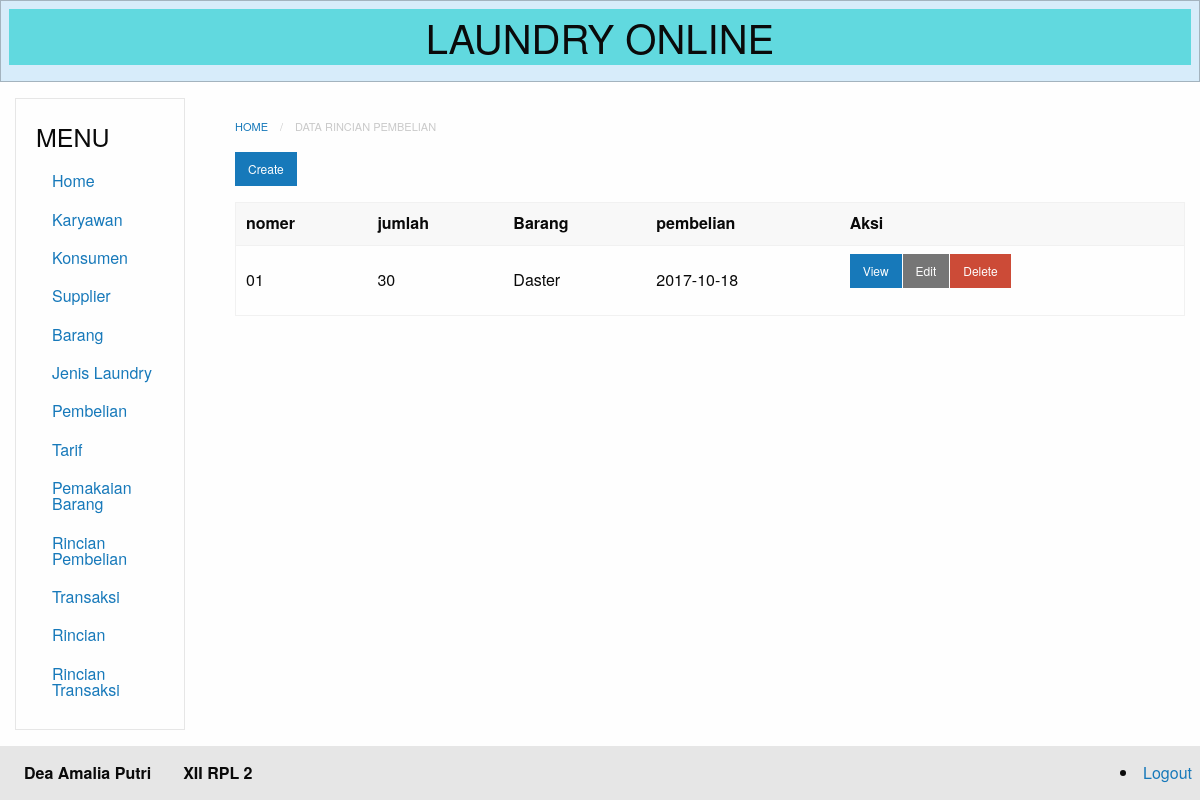
Page /index.php?module=rincian_pembelian (signed in) on the committed database.
### tables this page shows
CREATE TABLE `rincian_pembelian` (
  `id` int(11) NOT NULL,
  `nomer` varchar(20) NOT NULL,
  `jumlah` varchar(50) NOT NULL,
  `barang_id` int(11) NOT NULL,
  `pembelian_id` int(11) NOT NULL
);

CREATE TABLE `barang` (
  `id` int(11) NOT NULL,
  `kode` varchar(20) NOT NULL,
  `nama` varchar(50) NOT NULL,
  `stok` varchar(50) NOT NULL,
  `tanggal_update_stok` date NOT NULL
);

CREATE TABLE `pembelian` (
  `id` int(11) NOT NULL,
  `nomer` varchar(20) NOT NULL,
  `tanggal` date NOT NULL,
  `total` varchar(20) NOT NULL,
  `karyawan_id` int(11) NOT NULL,
  `supplier_id` int(11) NOT NULL
);

### database.php (called while the page is built, shortened)
<?php
class Database {
	private $db_host = "localhost";
	private $db_user = "root";
	private $db_pass = "";
	private $db_name = "11_deaamaliaputri_laundry";
	var $con = false;
    var $myconn = "";
	var $result = array();
    function __construct() {
        if(!$this->con){
            $this->myconn = new mysqli($this->db_host, $this->db_user, $this->db_pass, $this->db_name);
            if($this->myconn->connect_errno > 0){
                array_push($this->result, $this->myconn->connect_error);
                return false;
            }else{
                $this->myconn->set_charset('utf8');
                $this->con = true;
                return true;
            }
        } else {
            return true;
        }
    }
	public function select($table, $rows = '*', $join = null,$join2 = null , $where = null, $order = null, $limit = null){
		$q = 'SELECT '.$rows.' FROM '.$table;
		if($join != null){
			$q .= ' JOIN '.$join;
		}
		if($join2 != null){
			$q .= ' JOIN '.$join2;
		}
        if($this->tableExists($table)){
        	$query = $this->myconn->query($q);
			if($query){
				$this->numResults = $query->num_rows;
				for($i = 0; $i < $this->numResults; $i++){
					$r = $query->fetch_array();
                	$key = array_keys($r);
                	for($x = 0; $x < count($key); $x++){
                    	if(!is_int($key[$x])){
                    		if($query->num_rows >= 1){
                    			$this->result[$i][$key[$x]] = $r[$key[$x]];
							}else{
								$this->result[$i][$key[$x]] = null;
							}
						}
					}
				}
				return true;
			}else{
				array_push($this->result, $this->myconn->error);
				return false;
			}
      	}else{
      		return false;
    	}
    }
	private function TableExists($table) {
    	$res = $this->myconn->query('SHOW TABLES LIKE "'.$table.'"');
    	if(isset($res->num_rows)) {
        	return $res->num_rows > 0 ? true : false;
    	} else {
    		array_push($this->result, $table." does not exist in this database");
    		return false;
    	}
	}
    public function getResult(){
        $val = $this->result;
        $this->result = array();
        return $val;
    }
}

### modules/rincian_pembelian/rincian_pembelian-index.php (the view)
<nav aria-label="You are here:" role="navigation">
<ul class="breadcrumbs">
  <li><a href="?module=home">Home</a></li>
  <li class="disabled">Data Rincian Pembelian</li>
</ul>
</nav>
  <a href="?module=rincian_pembelian-create" class="small button">Create</a>
<table>
  <thead>
      <tr>
          <th>nomer</th>
          <th>jumlah </th>
          <th>Barang </th>
          <th>pembelian </th>
          <th>Aksi</th>
      </tr>
  </thead>
<?php
  require_once("database.php");
  $db=new Database();
  $db->select('rincian_pembelian', 'rincian_pembelian.id, rincian_pembelian.nomer, rincian_pembelian.jumlah,
  rincian_pembelian.barang_id, rincian_pembelian.pembelian_id,
  barang.nama, pembelian.tanggal as pembelian',
  'barang ON barang.id = rincian_pembelian.barang_id',
  'pembelian ON pembelian.id = rincian_pembelian.pembelian_id');
  $res=$db->getResult();
if(count($res) == 0){ ?>
    <tr>
        <td colspan="8">Tidak ada data yang tersedia </td>
    </tr>
<?php
    }else{
        foreach ($res as &$r){?>
        <tr>
            <td><?php echo $r['nomer'] ?></td>
            <td><?php echo $r['jumlah'] ?></td>
            <td><?php echo $r['nama'] ?></td>
            <td><?php echo $r['pembelian'] ?></td>
            <td>
                <div class="small button-group">
                    <a href="?module=rincian_pembelian-show&id=<?php echo $r['id']; ?>" class=" button">View</a>
                    <a href="?module=rincian_pembelian-edit&id=<?php echo $r['id']; ?>" class="secondary button">Edit</a>
                    <a href="?module=rincian_pembelian-delete&id=<?php echo $r['id']; ?>"onClick='return confirm("Apakah yakin menghapus?")' class="alert button">Delete</a>
                </div>
            </td>
        </tr>
<?php
              }
          }
          ?>
</table>

### rows in the picture
rincian_pembelian: nomer "01", jumlah "30", barang.nama "Daster", pembelian.tanggal "2017-10-18"
